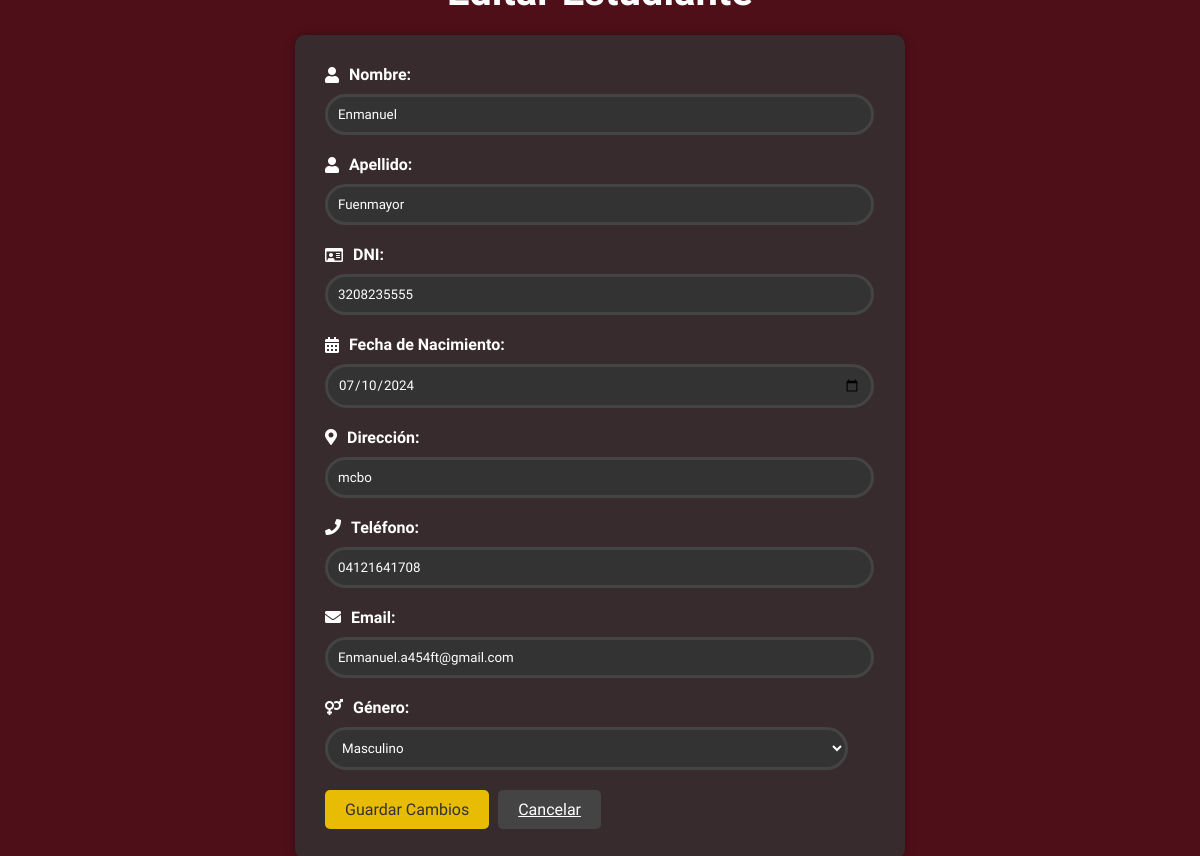
Screenshot of /edit_estudiante/12 with the database file from the repository.
### tables this page shows
CREATE TABLE Estudiante (
    id_estudiante INTEGER PRIMARY KEY AUTOINCREMENT,
    dni_estudiante VARCHAR(20) UNIQUE NOT NULL,
    nombre VARCHAR(100) NOT NULL,
    apellido VARCHAR(100) NOT NULL,
    fecha_nacimiento DATE NOT NULL,
    direccion VARCHAR(255) NOT NULL,
    telefono VARCHAR(20) NOT NULL,
    email VARCHAR(100) UNIQUE NOT NULL,
    genero CHAR(1) CHECK(genero IN ('M', 'F'))
);

### app/views_P.py (the view)
@app.route('/edit_estudiante/<int:id>', methods=['GET', 'POST'])
def edit_estudiante(id):
    conn = get_db()
    if request.method == 'POST':
        try:
            dni_estudiante = request.form['dni_estudiante']
            nombre = request.form['nombre']
            apellido = request.form['apellido']
            fecha_nacimiento = request.form['fecha_nacimiento']
            direccion = request.form['direccion']
            telefono = request.form['telefono']
            email = request.form['email']
            genero = request.form['genero']
            errores = []
            if not dni_estudiante:
                errores.append('El DNI es obligatorio.')
            if not nombre:
                errores.append('El nombre es obligatorio.')
            if not apellido:
                errores.append('El apellido es obligatorio.')
            if not fecha_nacimiento:
                errores.append('La fecha de nacimiento es obligatoria.')
            if not direccion:
                errores.append('La dirección es obligatoria.')
            if not telefono:
                errores.append('El teléfono es obligatorio.')
            if not email:
                errores.append('El email es obligatorio.')
            if not genero:
                errores.append('El género es obligatorio.')
            if errores:
                return render_template('edit_estudiante.html', id=id, errores=errores)
            conn.execute('''
                UPDATE Estudiante
                SET dni_estudiante = ?, nombre = ?, apellido = ?, fecha_nacimiento = ?, direccion = ?, telefono = ?, email = ?, genero = ?
                WHERE id_estudiante = ?
            ''', (dni_estudiante, nombre, apellido, fecha_nacimiento, direccion, telefono, email, genero, id))
            conn.commit()
            flash('Estudiante actualizado correctamente.', 'success')
            return redirect(url_for('estudiantes'))
        except Exception as e:
            return handle_error(f'Error al editar estudiante: {str(e)}', 'edit_estudiante.html', id=id)
        finally:
            conn.close()
    else:
        cursor = conn.execute('SELECT * FROM Estudiante WHERE id_estudiante = ?', (id,))
        estudiante = cursor.fetchone()
        conn.close()
        return render_template('edit_estudiante.html', estudiante=estudiante, id=id)

### app/views_P.py (called while the page is built)
def get_db():
    db = getattr(g, '_database', None)
    if db is None:
        db = g._database = sqlite3.connect(DATABASE)
        db.row_factory = sqlite3.Row
    return db

@app.teardown_appcontext
def close_connection(exception):
    db = getattr(g, '_database', None)
    if db is not None:
        db.close()

### app/templates/edit_estudiante.html (shortened to what this page needs)
<!DOCTYPE html>
<html lang="es">
<head>
    <link rel="stylesheet" href="https://cdnjs.cloudflare.com/ajax/libs/font-awesome/5.15.3/css/all.min.css">
</head>
<body>
    <h1>Editar Estudiante</h1>
    <form action="{{ url_for('edit_estudiante', id=estudiante.id_estudiante) }}" method="post">
        <label for="nombre"><i class="fas fa-user"></i> Nombre:</label>
        <input type="text" id="nombre" name="nombre" value="{{ estudiante.nombre }}" required>
        <label for="apellido"><i class="fas fa-user"></i> Apellido:</label>
        <input type="text" id="apellido" name="apellido" value="{{ estudiante.apellido }}" required>
        <label for="dni_estudiante"><i class="far fa-id-card"></i> DNI:</label>
        <input type="text" id="dni_estudiante" name="dni_estudiante" value="{{ estudiante.dni_estudiante }}" required>
        <label for="fecha_nacimiento"><i class="fas fa-calendar-alt"></i> Fecha de Nacimiento:</label>
        <input type="date" id="fecha_nacimiento" name="fecha_nacimiento" value="{{ estudiante.fecha_nacimiento }}" required>
        <label for="direccion"><i class="fas fa-map-marker-alt"></i> Dirección:</label>
        <input type="text" id="direccion" name="direccion" value="{{ estudiante.direccion }}" required>
        <label for="telefono"><i class="fas fa-phone"></i> Teléfono:</label>
        <input type="tel" id="telefono" name="telefono" value="{{ estudiante.telefono }}" required>
        <label for="email"><i class="fas fa-envelope"></i> Email:</label>
        <input type="email" id="email" name="email" value="{{ estudiante.email }}" required>
        <label for="genero"><i class="fas fa-venus-mars"></i> Género:</label>
        <select id="genero" name="genero" required>
            <option value="M" {% if estudiante.genero == 'M' %} selected {% endif %}>Masculino</option>
        </select>
        <button type="submit" class="button">Guardar Cambios</button>
        <a href="{{ url_for('estudiantes') }}" class="button cancel">Cancelar</a>
    </form>
</body>
</html>

### app/templates/edit_estudiante.html (style rules this page uses)
body { font-family: 'Roboto Condensed', sans-serif; background-color: #4F0F19; color: #fff; display: flex; justify-content: center; align-items: center; height: 100vh; margin: 0; flex-direction: column; }
h1 { font-size: 2.5em; margin-bottom: 20px; }
form { background-color: rgba(51, 51, 51, 0.8); padding: 30px; border-radius: 10px; box-shadow: 0 0 10px rgba(0, 0, 0, 0.3); width: 100%; max-width: 550px; }
label { display: block; margin-bottom: 10px; font-weight: bold; display: flex; align-items: center; }
label i { margin-right: 10px; }
input[type="text"], input[type="date"], input[type="email"], input[type="tel"], select { width: 95%; padding: 10px; margin-bottom: 20px; border: 3px solid #444; border-radius: 50px; background-color: #333; color: #fff; font-family: 'Roboto Condensed', sans-serif; }
.button { background-color: #e8bb05; color: #333; border: none; padding: 10px 20px; border-radius: 5px; cursor: pointer; transition: background-color 0.3s; font-size: 16px; font-family: 'Roboto Condensed', sans-serif; margin-right: 5px; }
.button.cancel { background-color: #444; color: #fff; }

### rows the page displays
Estudiante: nombre "Enmanuel", apellido "Fuenmayor", dni_estudiante "3208235555", fecha_nacimiento "07/10/2024", direccion "mcbo", telefono "04121641708", email "Enmanuel.a454ft@gmail.com", genero "Masculino"
